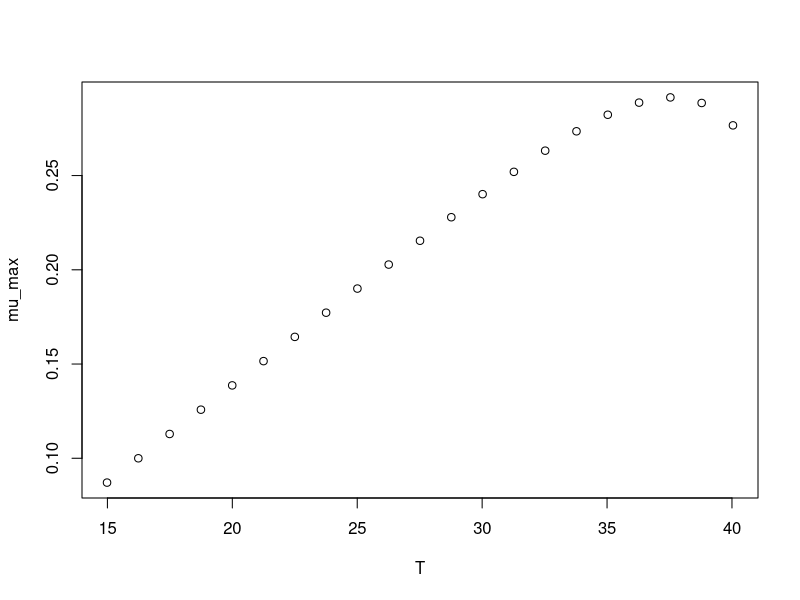

Here is the R script that generated this plot:
#############################
# start of Parameter script
#############################
T <- seq(14.985014985015,40.04,length.out=21)
#############################
# end of Parameter script
#############################
############################# 
# start of Model script Gropin ID 1303 
#############################
 
# constant coefficients for this model
 
variables <- data.frame(T)
argumentsPar <- expand.grid(variables)
 
# heart of the model
response_surface <- function(T) {
   mumax <-0.0103*(T-6.53)*(1-exp(0.328*(T-44.97)))

return(mumax=mumax)
} 

# output parameters
mumax <- cbind(argumentsPar,response_surface(argumentsPar['T']))
colnames(mumax) <- c(colnames(argumentsPar),'mumax')
#############################
# End of Model script
#############################
############################# 
# start of Visualisation script Gropin ID 1303 
#############################
plot(T,mumax$mumax,
                          xlab='T',
                          ylab='mu_max')
#############################
# End of Visualisation script
#############################
